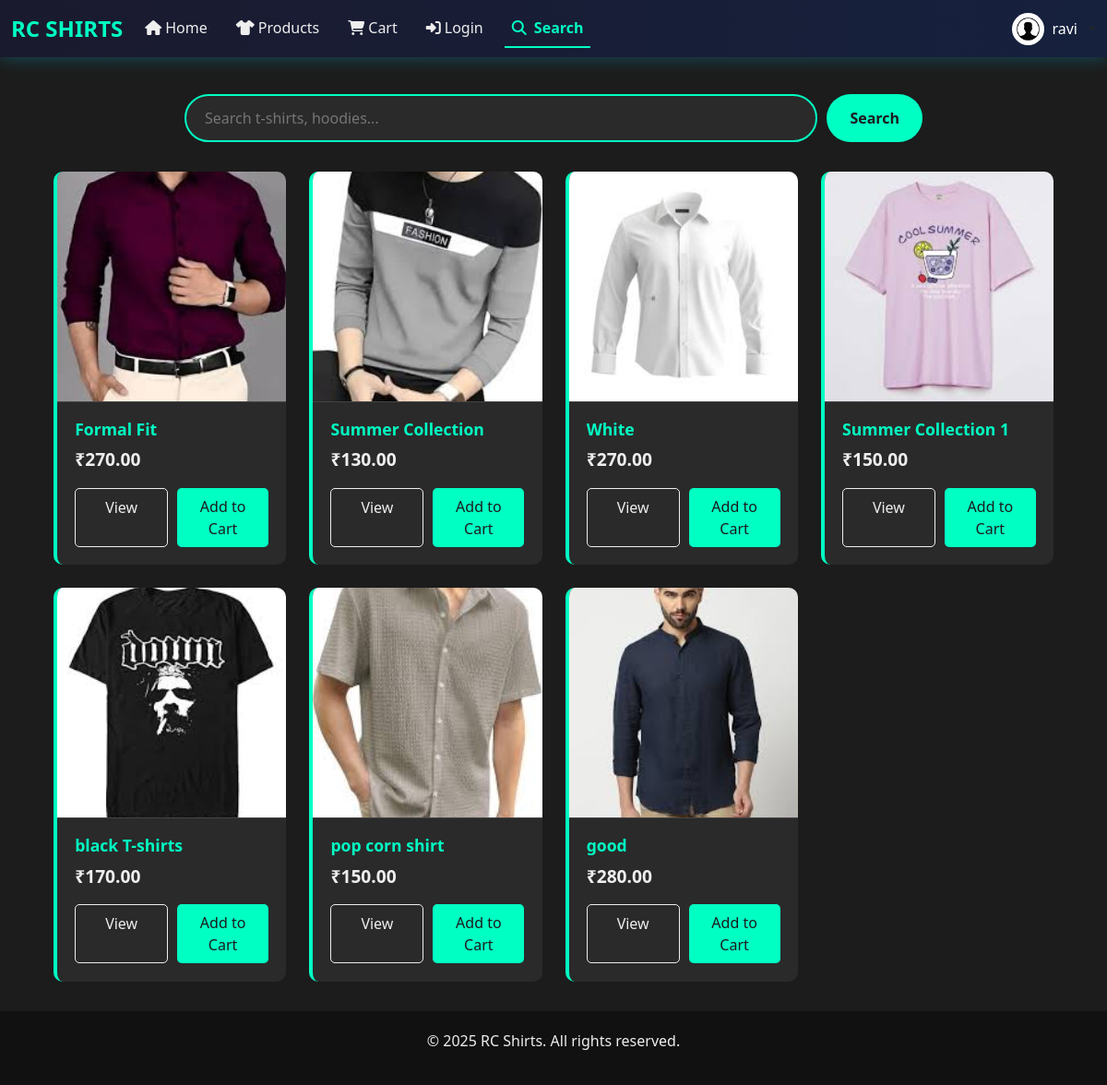
The page /search/ (signed in) on the database its author committed.
### app/models.py (models this page shows, shortened)
class CustomUser(AbstractUser):
    email = models.EmailField(unique=True)
    phone_number = models.CharField(max_length=20, blank=True, null=True)
    address = models.TextField(blank=True, null=True)
    pincode = models.CharField(max_length=10, blank=True, null=True)
    profile_pic = models.ImageField(upload_to='profiles/', blank=True, null=True)
    SIZE_CHOICES = [
        ('XS', 'Extra Small'),
        ('S', 'Small'),
        ('M', 'Medium'),
        ('L', 'Large'),
        ('XL', 'Extra Large'),
        ('XXL', 'Double Extra Large'),
        ('XXXL', 'Triple Extra Large'),
        ('4XL', '4X Large'),
        ('5XL', '5X Large'),
        ('FREE', 'Free Size'),
    ]
    size = models.CharField(
        max_length=5,
        choices=SIZE_CHOICES,
        blank=True,
        null=True,
        help_text="Select your clothing size"
    )

class Shirt(models.Model):
    category = models.ForeignKey(Category, on_delete=models.CASCADE, null=False)
    price = models.DecimalField(max_digits=10, decimal_places=2, null=False)
    brand = models.CharField(max_length=100, null=False, unique=True)
    model_name= models.CharField(max_length=100, null=False, unique=True)
    description = models.TextField(null=False)
    image = models.ImageField(upload_to='shirts/',blank=True,null=True)
    stock = models.PositiveIntegerField(default=10)
    created_at = models.DateTimeField(auto_now_add=True)
    updated_at = models.DateTimeField(auto_now=True) # ✅ New field to track inventory

### app/views.py (the view, shortened to what this page needs)
# urls.py: path('search/',search_view, name='search'),
def search_view(request):
    query = request.GET.get('q', '').strip()
    selected_categories = request.GET.getlist('category', [])
    selected_prices = request.GET.getlist('price', [])
    products = Shirt.objects.all().only('id', 'model_name', 'description', 'price', 'category', 'image')
    if query:
        products = products.filter(
            Q(model_name__icontains=query) |
            Q(description__icontains=query)
        )
    if selected_categories:
        products = products.filter(category__name__in=selected_categories)
    categories = Category.objects.all()
    context = {
        'results': products,
        'query': query,
        'categories': categories,
        'selected_categories': selected_categories,
        'selected_prices': selected_prices,
    }
    return render(request, 'app/search.html', context)

### app/templates/app/search.html (shortened to what this page needs)
{% extends "app/base.html" %}
{% block content %}
<div class="search-page">
    <form method="get" action="{% url 'app:search' %}" class="search-form">
        <input type="text" name="q" class="search-input" placeholder="Search t-shirts, hoodies..." value="{{ query }}">
        <button type="submit" class="search-btn">Search</button>
    </form>
    {% if results %}
        <div class="results-grid">
            {% for shirt in results %}
            <div class="product-card">
    {% if shirt.image %}
        <img src="{{ shirt.image.url }}" alt="{{ shirt.model_name }}" class="product-image">
    {% endif %}
    <div class="product-info">
        <h3 class="product-name">{{ shirt.model_name }}</h3>
        <p class="product-price">₹{{ shirt.price }}</p>
        <div class="product-actions">
            <a href="{% url 'app:details' shirt.id %}" class="view-btn">View</a>
            {% if shirt.image %}
                <button class="add-to-cart-btn"
                        onclick="addToCart('{{ shirt.id }}', '{{ shirt.model_name }}', {{ shirt.price }}, '{{ shirt.image.url }}')">
                    Add to Cart
                </button>
            {% else %}
                <button class="add-to-cart-btn"
                        onclick="addToCart('{{ shirt.id }}', '{{ shirt.model_name }}', {{ shirt.price }})">
                    Add to Cart
                </button>
            {% endif %}
        </div>
    </div>
</div>
            {% endfor %}
        </div>
    {% elif query %}
        <div class="no-results">
            <i class="fas fa-search"></i>
            <p>No results found for "{{ query }}".</p>
            <p>Try different keywords or check out our <a href="{% url 'app:products' %}" style="color: var(--primary-color);">product catalog</a>.</p>
        </div>
    {% endif %}
</div>
{% endblock %}

### app/templates/app/base.html (shortened to what this page needs)
{% load static %}
<!DOCTYPE html>
<html lang="en">
<head>
    <link href="https://cdn.jsdelivr.net/npm/bootstrap@5.3.0/dist/css/bootstrap.min.css" rel="stylesheet">
    <link rel="stylesheet" href="https://cdnjs.cloudflare.com/ajax/libs/font-awesome/6.5.0/css/all.min.css">
</head>
<body>
    <nav class="navbar navbar-expand-lg navbar-dark fixed-top">
        <div class="container-fluid">
            <a class="navbar-brand" href="{% url 'app:home' %}">RC SHIRTS</a>
            <div class="collapse navbar-collapse" id="navbarNav">
                <ul class="navbar-nav me-auto mb-2 mb-lg-0">
                    <li class="nav-item">
                        <a class="nav-link {% if request.path == '/' %}active{% endif %}" href="{% url 'app:home' %}">
                            <i class="fas fa-home me-1"></i>Home
                        </a>
                    </li>
                    <li class="nav-item">
                        <a class="nav-link {% if request.path == '/products/' %}active{% endif %}" href="{% url 'app:products' %}">
                            <i class="fas fa-tshirt me-1"></i>Products
                        </a>
                    </li>
                    <li class="nav-item position-relative">
                        <a class="nav-link {% if request.path == '/cart/' %}active{% endif %}" href="{% url 'app:cart' %}">
                            <i class="fas fa-shopping-cart me-1"></i>Cart
                        </a>
                    </li>
                        <li class="nav-item">
                            <a class="nav-link {% if request.path == '/login/' %}active{% endif %}" href="{% url 'app:login' %}">
                                <i class="fas fa-sign-in-alt me-1"></i>Login
                            </a>
                        </li>
                        <li class="nav-item">
                            <a class="nav-link {% if request.path == '/search/' %}active{% endif %}"
                               href="{% url 'app:search' %}"
                               title="Search Products">
                                <i class="fas fa-search me-1"></i> Search
                            </a>
                        </li>
                </ul>
                {% if user.is_authenticated %}
                <div class="dropdown">
                    <div class="d-flex align-items-center dropdown-toggle" id="userDropdown" data-bs-toggle="dropdown" aria-expanded="false" role="button">
                        <img src="{% if user.profile.image and user.profile.image.url %}{{ user.profile.image.url }}{% else %}{% static 'assets/default pro.png' %}{% endif %}"
                             class="profile-img me-2 rounded-circle" alt="Profile Image" width="40" height="40" />
                        <span class="text-white me-2">{{ user.username }}</span>
                    </div>
                </div>
                {% endif %}
                <div class="toast-container position-fixed bottom-0 end-0 p-3">
                </div>
        </div>
    </div>
</nav>
    <div class="container mt-4">
        {% block content %}
        {% endblock %}
    </div>
    <footer class="footer">
        <div class="container">
            <p>&copy; 2025 RC Shirts. All rights reserved.</p>
        </div>
    </footer>
</body>
</html>

### app/templates/app/base.html (style rules this page uses)
:root { --primary-color: #00ffc8; --secondary-color: #ffffff; --background-color: #1c1c1c; --accent-color: #ff00ff; --light-color: #f0f0f0; }
body { background-color: var(--background-color); font-family: 'Segoe UI', Tahoma, Geneva, Verdana, sans-serif; margin: 0; padding-top: 70px; }
.navbar { background: linear-gradient(90deg, #1a1a2e 0%, #16213e 100%); box-shadow: 0 0 20px rgba(0, 204, 255, 0.3); }
.navbar-brand { color: var(--primary-color); font-weight: bold; font-size: 1.5rem; }
.nav-link { color: var(--light-color) !important; margin-right: 15px; transition: all 0.3s; }
.nav-link.active { color: var(--primary-color) !important; font-weight: bold; border-bottom: 2px solid var(--primary-color); }
.profile-img { width: 35px; height: 35px; object-fit: cover; border-radius: 50%; }
.footer { color: var(--light-color); text-align: center; padding: 20px 0; background-color: #111; position: relative; bottom: 0; width: 100%; }

### app/templates/app/search.html (style rules this page uses)
:root { --primary-color: #00ffc3; --light-color: #eeeeee; --accent-color: #ff4081; }
.search-page { max-width: 1200px; margin: 2rem auto; padding: 0 1rem; }
.search-form { display: flex; gap: 10px; margin-bottom: 2rem; max-width: 800px; margin-left: auto; margin-right: auto; }
.search-input { flex: 1; padding: 12px 20px; border-radius: 30px; border: 2px solid var(--primary-color); background-color: #2a2a2a; color: white; font-size: 1rem; transition: all 0.3s; }
.search-btn { background-color: var(--primary-color); color: #1c1c1c; border: none; padding: 12px 25px; border-radius: 30px; font-weight: bold; cursor: pointer; transition: all 0.3s; }
.results-grid { display: grid; grid-template-columns: repeat(auto-fill, minmax(250px, 1fr)); gap: 25px; margin-top: 2rem; }
.product-card { background-color: #2a2a2a; border-radius: 10px; overflow: hidden; transition: all 0.3s; border-left: 4px solid var(--primary-color); position: relative; }
.product-image { width: 100%; height: 250px; object-fit: cover; border-bottom: 1px solid #444; }
.product-info { padding: 1.2rem; }
.product-name { color: var(--primary-color); font-size: 1.1rem; margin-bottom: 0.5rem; font-weight: 600; }
.product-price { color: var(--light-color); font-weight: bold; font-size: 1.2rem; margin-bottom: 1rem; }
.product-actions { display: flex; gap: 10px; }
.view-btn, .add-to-cart-btn { flex: 1; padding: 8px 12px; border-radius: 5px; font-weight: 500; text-align: center; transition: all 0.2s; }
.view-btn { background-color: transparent; color: var(--light-color); border: 1px solid var(--light-color); text-decoration: none; }
.add-to-cart-btn { background-color: var(--primary-color); color: #1c1c1c; border: none; cursor: pointer; }

### rows shown on the page
CustomUser: username "ravi"
Shirt: image (picture), model_name "Formal Fit", price "270.00"
Shirt: image (picture), model_name "Summer Collection", price "130.00"
Shirt: image (picture), model_name "White", price "270.00"
Shirt: image (picture), model_name "Summer Collection 1", price "150.00"
Shirt: image (picture), model_name "black T-shirts", price "170.00"
Shirt: image (picture), model_name "pop corn shirt", price "150.00"
Shirt: image (picture), model_name "good", price "280.00"
